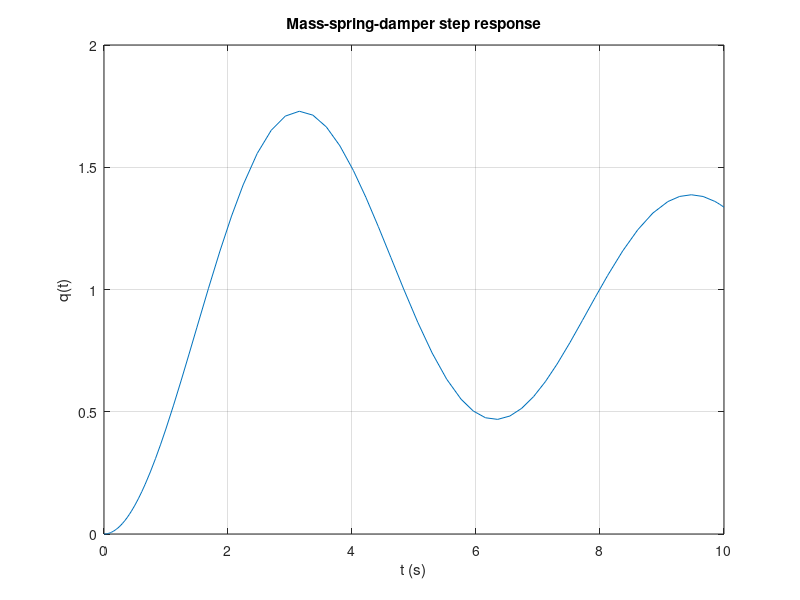

MATLAB code to generate this figure:
m = 1.0; b = 0.2; k = 1.0;

f = @(t, x) [x(2);
             (1.0 - b * x(2) - k * x(1)) / m];

[t, x] = ode45(f, [0 10], [0; 0]);  % [position; velocity]

plot(t, x(:, 1));
xlabel('t (s)');
ylabel('q(t)');
title('Mass-spring-damper step response');
grid on;

% In Simulink, the same dynamics are implemented with two Integrator blocks
% in series (for q and qdot) plus Sum and Gain blocks for the forces.
% Robotics System Toolbox represents manipulator dynamics via similar ODEs.
